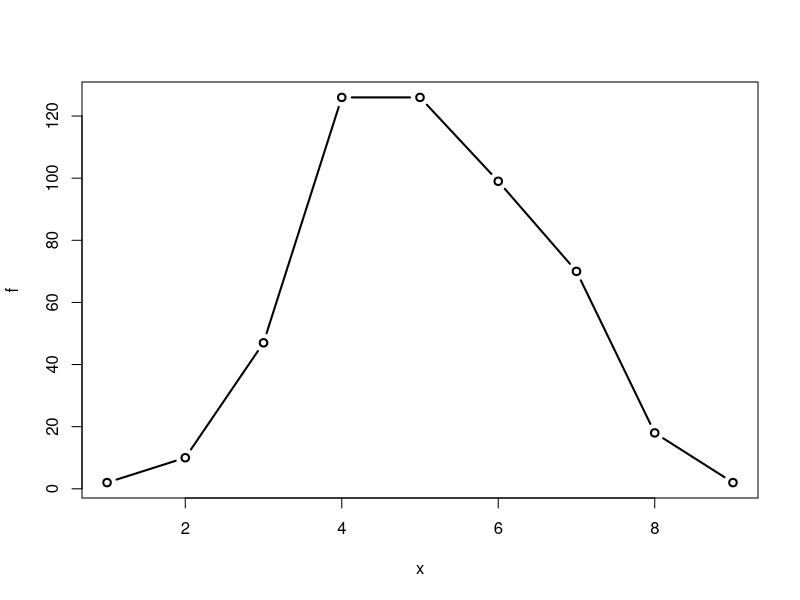

The R script that drew this image: (Note: this script raises an error after producing the figure.)
#FITTING OF TRUNCATED BINOMIAL DISTRIBUTION
#PROBLEM 1
x = 1:9
f =c(2,10,47,126,126,99,70,18,2)
mean_x = sum(x*f)/sum(f)
mean_x
n = max(x)

# Finding p for truncated binomial using iterative method
p0 = mean_x/n
i = 0
itr = 0
cat ("initial p",p0)
repeat{
  p1 = (mean_x/n)*(1-(1-p0)^n)
  if(abs(p1-p0)<0.00001){
    break
  }
  p0=p1
  cat("iteratribut = ", itr,"\n")
  cat("p is",p0,"\n")
  itr = itr+1
  i=i+1
}
p1
itr

P_x = dbinom(x,n,p1)/(1-(1-p1)^n)
P_x
exp_x = round(sum(f)*P_x)
exp_x # here first and last elements are lesser than 5 so we will combine 1 and 2 , 7 and 8

n_exp_x = c(sum(exp_x[c(1,2)]),exp_x[3:7],sum(exp_x[c(8,9)]))
n_f = c(sum(f[c(1,2)]),f[3:7],sum(f[c(8,9)]))
cal_chisq = sum((n_exp_x-n_f)^2/n_exp_x)
tab_chisq = qchisq(.95,5)
cal_chisq
tab_chisq

if(cal_chisq<tab_chisq){
  cat("Truncated binomial distribution fit the data \n")
}else{
  cat("Truncated binomial distribution does not fit the data \n")
}

plot(x,f,lwd=2,type = "b")
points(adj,lwd=1,col = "red")
# Question 2:
x = 1:8
f =c(6,24,63,64,50,36,10,1)
mean_x = sum(x*f)/sum(f)
mean_x
n = max(x)

# Finding p for truncated binomial using iterative method
p0 = mean_x/n
i = 0
itr = 0
cat ("initial p",p0)
repeat{
  p1 = (mean_x/n)*(1-(1-p0)^n)
  if(abs(p1-p0)<0.00001){
    break
  }
  p0=p1
  cat("iteratribut = ", itr,"\n")
  cat("p is",p0,"\n")
  itr = itr+1
}
p1
itr

P_x = dbinom(x,n,p1)/(1-(1-p1)^n)
P_x
exp_x = round(sum(f)*P_x)
exp_x # here last element is lesser than 5 so we will combine 7 and 8
n_exp_x = c(exp_x[1:6],sum(exp_x[c(7,8)]))
n_f = c(f[1:6],sum(f[c(7,8)]))
cal_chisq = sum((n_exp_x-n_f)^2/n_exp_x)
tab_chisq = qchisq(.95,5)
cal_chisq
tab_chisq

if(cal_chisq<tab_chisq){
  cat("Truncated binomial distribution fit the data \n")
}else{
  cat("Truncated binomial distribution does not fit the data \n")
}








